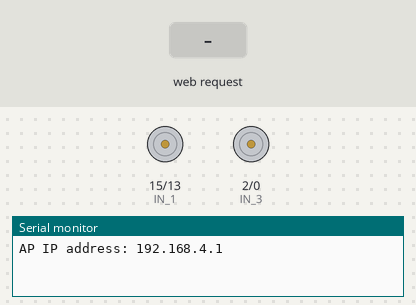
This sketch was run on a simulated ESP8266 (NodeMCU). Shown: motor-driver pin pairs drawn as motors (green arrow = first pin HIGH = forward, orange = second pin HIGH = backward, longer = more drive, scaled by the enable pin), the last lines printed to the serial monitor. The inputs (shaded band) are chosen by the test bench.

Above: at 1.2 s.
1.3 s: HTTP request GET /?State=F received
At 1.9 s:
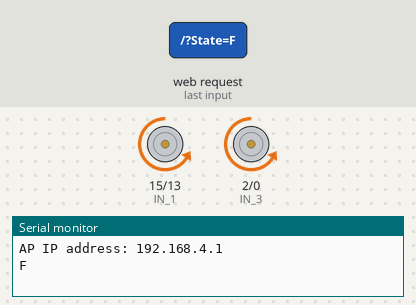
2.8 s: HTTP request GET /?State=B received
At 4.0 s:
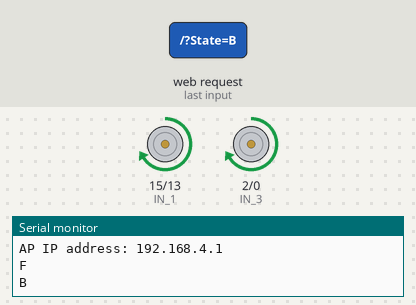
4.3 s: HTTP request GET /?State=L received
At 5.4 s:
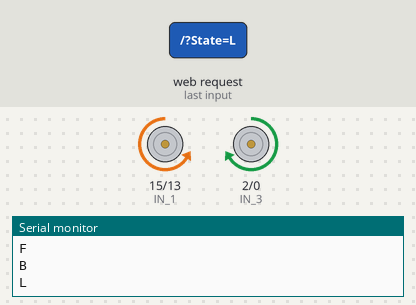
5.8 s: HTTP request GET /?State=R received
At 6.5 s:
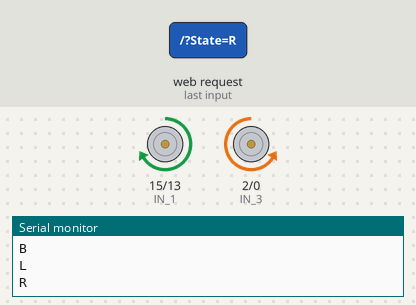
Timing chart, 0 to 8.3 s (numbered marks = the images above; inputs shaded):
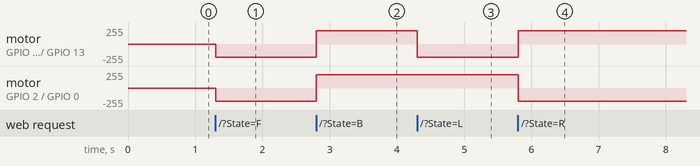

Measured:
- after the input at 1.3 s, motor on GPIO 15 (IN_1) / GPIO 13 (IN_2), motor on GPIO 2 (IN_3) / GPIO 0 (IN_4): stopped → backward 199/255 at once
- after the input at 2.8 s, motor on GPIO 15 (IN_1) / GPIO 13 (IN_2), motor on GPIO 2 (IN_3) / GPIO 0 (IN_4): backward 199/255 → forward 199/255 at once
- after the input at 4.3 s, motor on GPIO 15 (IN_1) / GPIO 13 (IN_2): forward 199/255 → backward 199/255 at once
- after the input at 5.8 s, motor on GPIO 15 (IN_1) / GPIO 13 (IN_2): backward 199/255 → forward 199/255 at once; motor on GPIO 2 (IN_3) / GPIO 0 (IN_4): forward 199/255 → backward 199/255 at once

The sketch:

NodeMCU_Car.ino
```cpp
#define ENA   14          // Enable/speed motor Derecha        GPIO14(D5)
#define ENB   12          // Enable/speed motor Izquierda         GPIO12(D6)
#define IN_1  15          // L298N in1 motor Derecha           GPIO15(D8)
#define IN_2  13          // L298N in2 motor Derecha           GPIO13(D7)
#define IN_3  2           // L298N in3 motor Izquierda            GPIO2(D4)
#define IN_4  0           // L298N in4 motor Izquierda            GPIO0(D3)

#include <ESP8266WiFi.h>
#include <WiFiClient.h>
#include <ESP8266WebServer.h>

String command;             //String de captura de comandos.
int velocidadAuto = 800;         // 400 - 1023.
int coeficiente_Velocidad = 3;

const char* ssid = "NodeMCU Car";
ESP8266WebServer server(80);

void setup() {

 pinMode(ENA, OUTPUT);
 pinMode(ENB, OUTPUT);
 pinMode(IN_1, OUTPUT);
 pinMode(IN_2, OUTPUT);
 pinMode(IN_3, OUTPUT);
 pinMode(IN_4, OUTPUT);

  Serial.begin(115200);

// Connecting WiFi

  WiFi.mode(WIFI_AP);
  WiFi.softAP(ssid);

  IPAddress myIP = WiFi.softAPIP();
  Serial.print("AP IP address: ");
  Serial.println(myIP);

 // Starting WEB-server
     server.on ( "/", HTTP_handleRoot );
     server.onNotFound ( HTTP_handleRoot );
     server.begin();
}

void continuar(){

      digitalWrite(IN_1, LOW);
      digitalWrite(IN_2, HIGH);
      analogWrite(ENA, velocidadAuto);

      digitalWrite(IN_3, LOW);
      digitalWrite(IN_4, HIGH);
      analogWrite(ENB, velocidadAuto);
  }

void irAtras(){

      digitalWrite(IN_1, HIGH);
      digitalWrite(IN_2, LOW);
      analogWrite(ENA, velocidadAuto);

      digitalWrite(IN_3, HIGH);
      digitalWrite(IN_4, LOW);
      analogWrite(ENB, velocidadAuto);
  }

void irDerecha(){

      digitalWrite(IN_1, HIGH);
      digitalWrite(IN_2, LOW);
      analogWrite(ENA, velocidadAuto);

      digitalWrite(IN_3, LOW);
      digitalWrite(IN_4, HIGH);
      analogWrite(ENB, velocidadAuto);
  }

void irIzquierda(){

      digitalWrite(IN_1, LOW);
      digitalWrite(IN_2, HIGH);
      analogWrite(ENA, velocidadAuto);

      digitalWrite(IN_3, HIGH);
      digitalWrite(IN_4, LOW);
      analogWrite(ENB, velocidadAuto);
  }

void continuarDerecha(){

      digitalWrite(IN_1, LOW);
      digitalWrite(IN_2, HIGH);
      analogWrite(ENA, velocidadAuto/coeficiente_Velocidad);

      digitalWrite(IN_3, LOW);
      digitalWrite(IN_4, HIGH);
      analogWrite(ENB, velocidadAuto);
   }

void continuarIzquierda(){

      digitalWrite(IN_1, LOW);
      digitalWrite(IN_2, HIGH);
      analogWrite(ENA, velocidadAuto);

      digitalWrite(IN_3, LOW);
      digitalWrite(IN_4, HIGH);
      analogWrite(ENB, velocidadAuto/coeficiente_Velocidad);
  }

void irAtrasDerecha(){

      digitalWrite(IN_1, HIGH);
      digitalWrite(IN_2, LOW);
      analogWrite(ENA, velocidadAuto/coeficiente_Velocidad);

      digitalWrite(IN_3, HIGH);
      digitalWrite(IN_4, LOW);
      analogWrite(ENB, velocidadAuto);
  }

void irAtrasIzquierda(){

      digitalWrite(IN_1, HIGH);
      digitalWrite(IN_2, LOW);
      analogWrite(ENA, velocidadAuto);

      digitalWrite(IN_3, HIGH);
      digitalWrite(IN_4, LOW);
      analogWrite(ENB, velocidadAuto/coeficiente_Velocidad);
  }

void detenerRobot(){

      digitalWrite(IN_1, LOW);
      digitalWrite(IN_2, LOW);
      analogWrite(ENA, velocidadAuto);

      digitalWrite(IN_3, LOW);
      digitalWrite(IN_4, LOW);
      analogWrite(ENB, velocidadAuto);
 }

void loop() {
    server.handleClient();

      command = server.arg("State");
      if (command == "F") continuar();
      else if (command == "B") irAtras();
      else if (command == "L") irIzquierda();
      else if (command == "R") irDerecha();
      else if (command == "I") continuarDerecha();
      else if (command == "G") continuarIzquierda();
      else if (command == "J") irAtrasDerecha();
      else if (command == "H") irAtrasIzquierda();
      else if (command == "0") velocidadAuto = 400;
      else if (command == "1") velocidadAuto = 470;
      else if (command == "2") velocidadAuto = 540;
      else if (command == "3") velocidadAuto = 610;
      else if (command == "4") velocidadAuto = 680;
      else if (command == "5") velocidadAuto = 750;
      else if (command == "6") velocidadAuto = 820;
      else if (command == "7") velocidadAuto = 890;
      else if (command == "8") velocidadAuto = 960;
      else if (command == "9") velocidadAuto = 1023;
      else if (command == "S") detenerRobot();
}

void HTTP_handleRoot(void) {

if( server.hasArg("State") ){
       Serial.println(server.arg("State"));
  }
  server.send ( 200, "text/html", "" );
  delay(1);
}
```
